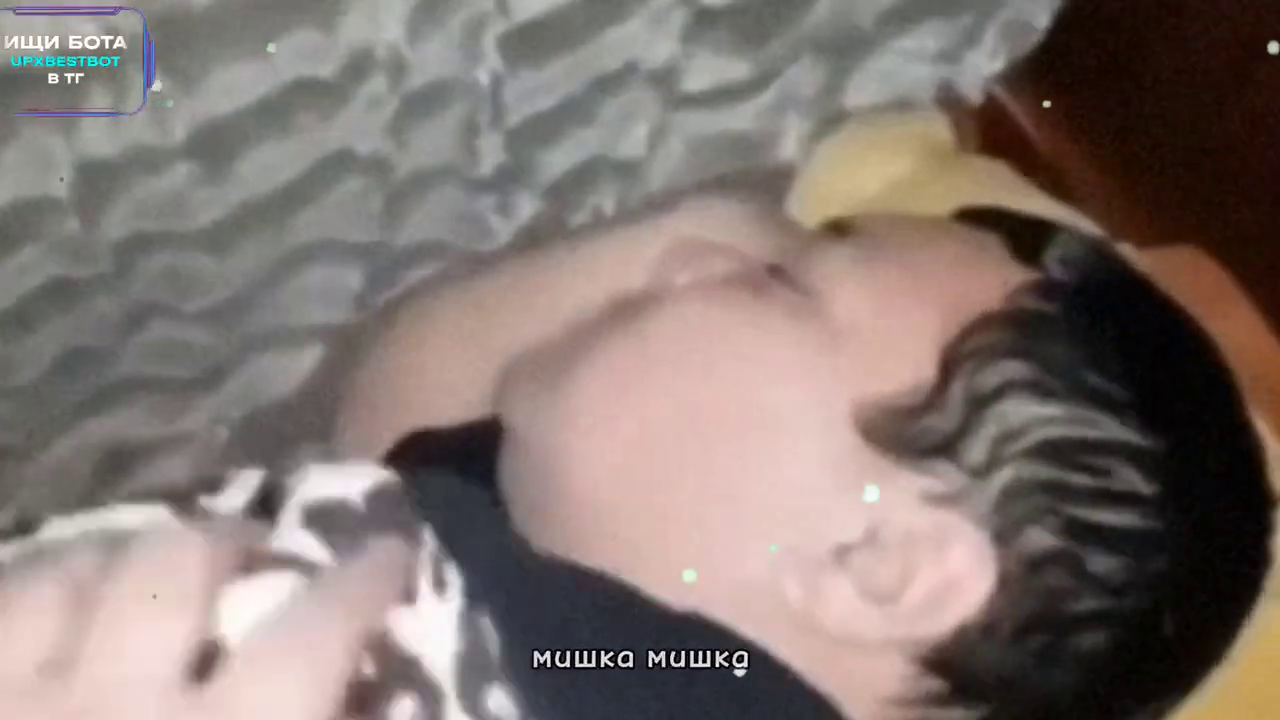
#> input picture frame 21 of SaTfIDP (python)/Labs/12/Misha.mp4, 1280 x 720 px
$ python lab12.py
#> lines starting #> are read from the running program, lines starting #| are printed output that depends on the picture; after the words box and inside, x2 and y2 are one past the last pixel; in counts of white or black regions, pixels touching at a corner belong together; pictures that were not available may be replaced by others from this repository, and a replacement may not be noted
import cv2

# Загрузка видеофайла
video_path = 'Misha.mp4'  # Укажите путь к вашему видео
cap = cv2.VideoCapture(video_path)

# Создание объекта для вычитания фона
background_subtractor = cv2.createBackgroundSubtractorMOG2()

while cap.isOpened():
    ret, frame = cap.read()
#> frame is the input picture: shape (720, 1280, 3); mean B, G, R 112.6, 117.4, 130.3

    if not ret:
        break

    # Применение метода вычитания фона к текущему кадру
    fg_mask = background_subtractor.apply(frame)
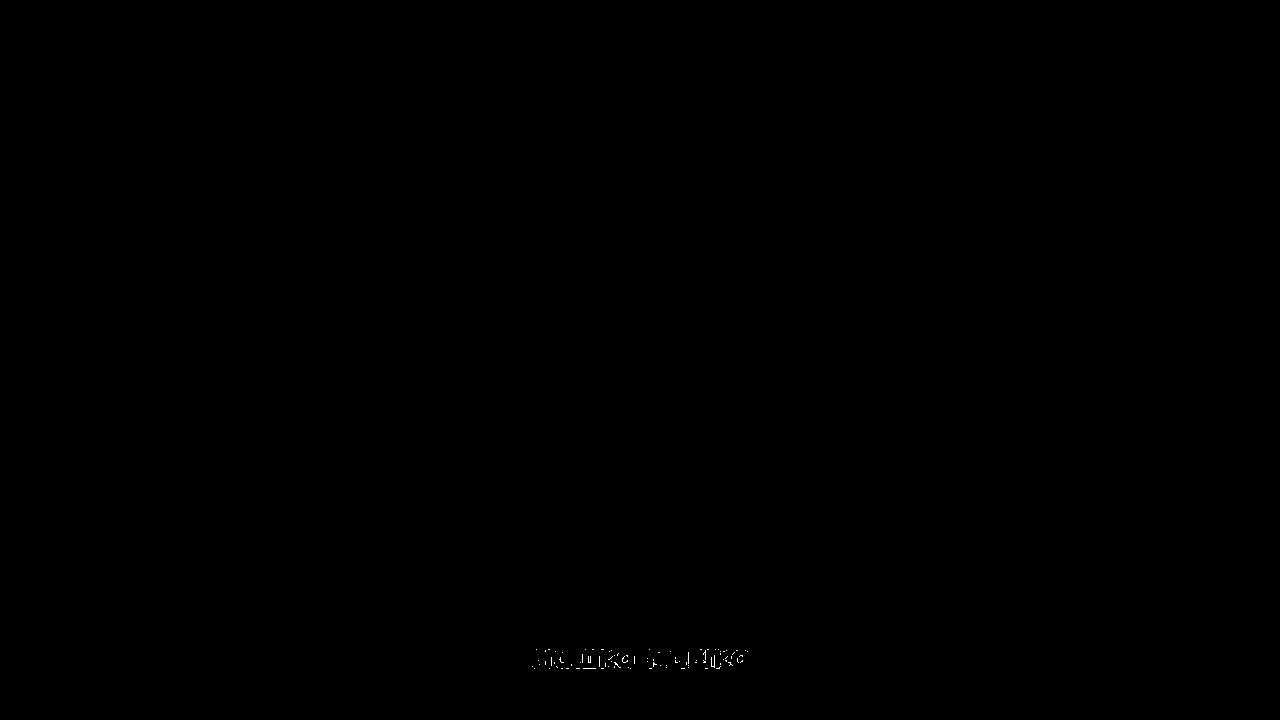
#> fg_mask: shape (720, 1280); values 127 (black) and 255 (white), 0.04% white in thin lines or dots, all inside (x1, y1, x2, y2) = (532, 649, 748, 669)

    # Применение порога для определения областей движения
    threshold = 50
    _, thresh = cv2.threshold(fg_mask, threshold, 255, cv2.THRESH_BINARY)
#> thresh: shape (720, 1280); every value is 255

    # Нахождение контуров объектов
    contours, _ = cv2.findContours(thresh, cv2.RETR_EXTERNAL, cv2.CHAIN_APPROX_SIMPLE)
#> contours = [[[0, 0], [0, 719], [1279, 719], [1279, 0]]]

    # Отображение контуров объектов
    for contour in contours:
        if cv2.contourArea(contour) > 100:  # Минимальная площадь объекта для отображения
            x, y, w, h = cv2.boundingRect(contour)
            cv2.rectangle(frame, (x, y), (x + w, y + h), (0, 255, 0), 2)
#> this loop made 1 pass
#> (contour, x, y, w, h) on pass 1: ([[0, 0], [0, 719], [1279, 719], [1279, 0]], 0, 0, 1280, 720)
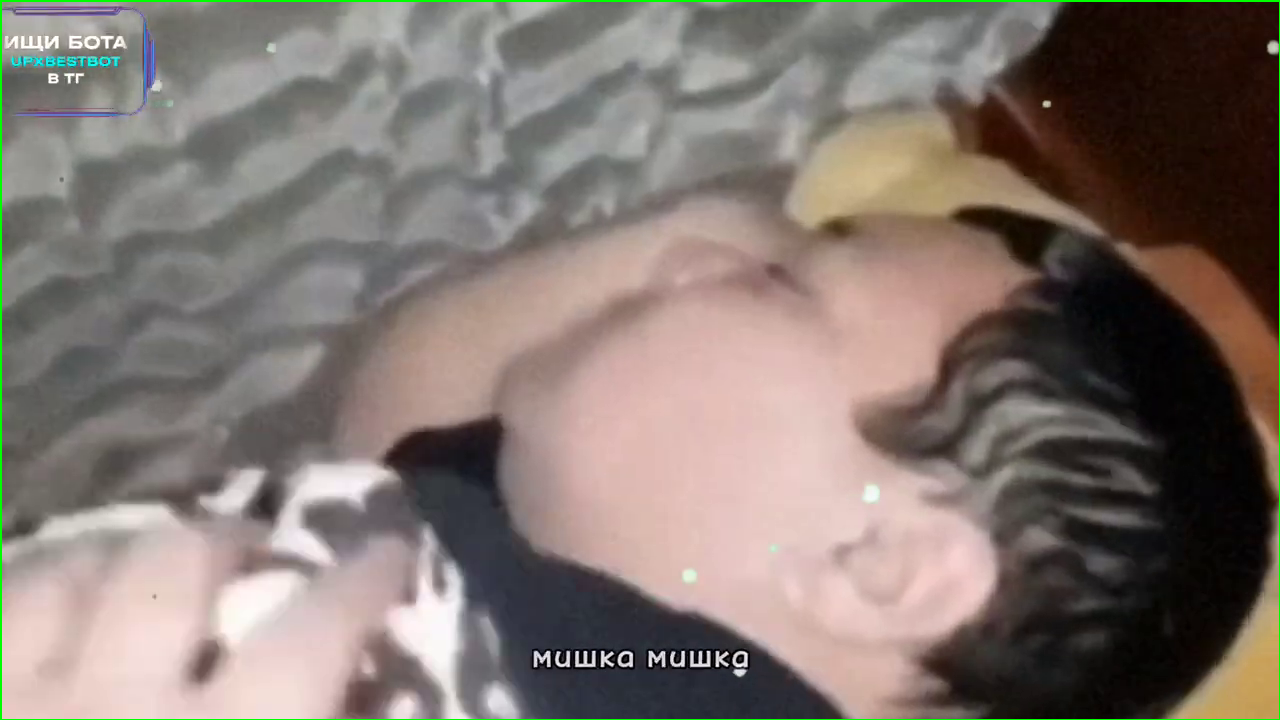
#> frame: shape (720, 1280, 3); 0.65% of pixels changed, all inside (x1, y1, x2, y2) = (0, 0, 1280, 720)

    # Отображение кадра с выделенными контурами
    cv2.imshow('Motion Detection', frame)

    if cv2.waitKey(30) & 0xFF == ord('q'):
#> (key q is pressed here)
        break

# Освобождение ресурсов
cap.release()
cv2.destroyAllWindows()

import numpy as np
import cv2

cap = cv2.VideoCapture('video.mp4')

# params for ShiTomasi corner detection
feature_params = dict(maxCorners=100, qualityLevel=0.3, minDistance=7, blockSize=7)

# Parameters for lucas kanade optical flow
lk_params = dict(winSize=(15, 15), maxLevel=2, criteria=(cv2.TERM_CRITERIA_EPS | cv2.TERM_CRITERIA_COUNT, 10, 0.03))
#> lk_params = {'winSize': (15, 15), 'maxLevel': 2, 'criteria': (3, 10, 0.03)}

# Create some random colors
color = np.random.randint(0, 255, (100, 3))

# Take first frame and find corners in it
ret, old_frame = cap.read()
old_gray = cv2.cvtColor(old_frame, cv2.COLOR_BGR2GRAY)
p0 = cv2.goodFeaturesToTrack(old_gray, mask=None, **feature_params)
#> p0 = 40 rows, first 8: [589, 663], [577, 664], [704, 663], [692, 664], [630, 664], [626, 656], [567, 664], [741, 656]

# Create a mask image for drawing purposes
mask = np.zeros_like(old_frame)

while True:
    ret, frame = cap.read()
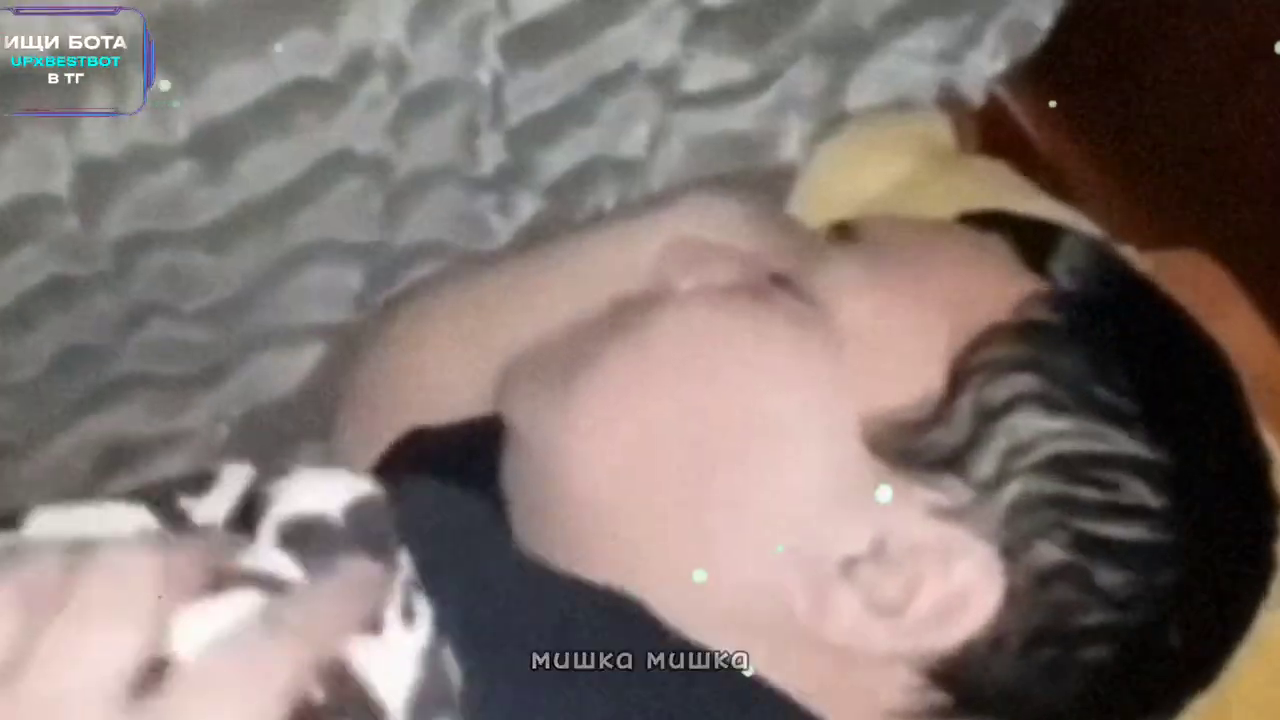
#> input picture frame 22 of SaTfIDP (python)/Labs/12/Misha.mp4, 1280 x 720 px, given in place of video.mp4, which was not available
#> frame is the input picture: shape (720, 1280, 3); mean B, G, R 111.7, 116.3, 129.3
    if not ret:
        break

    frame_gray = cv2.cvtColor(frame, cv2.COLOR_BGR2GRAY)

    # calculate optical flow
    p1, st, err = cv2.calcOpticalFlowPyrLK(old_gray, frame_gray, p0, None, **lk_params)
#> p1 = 40 rows, first 8: [587.8, 664.3], [576.2, 665.3], [702.9, 664.3], [691.3, 665.4], [628.8, 665.5], [624.7, 657.9], [565.7, 665.4], [723.5, 691.8]; st = 40 values from 1 to 1; err = 40 values, max 86.97 at index 7, min 0 at index 26, mean 34.43

    # Select good points
    good_new = p1[st == 1]
#> good_new = 40 pairs, first value 51 to 1049.8, second value 76 to 692.9
    good_old = p0[st == 1]
#> good_old = 40 pairs, first value 51 to 1044, second value 76 to 672

    # draw the tracks
    for i, (new, old) in enumerate(zip(good_new, good_old)):
        a, b = new.ravel().astype(int)
        c, d = old.ravel().astype(int)
        mask = cv2.line(mask, (a, b), (c, d), color[i].tolist(), 2)
        frame = cv2.circle(frame, (a, b), 5, color[i].tolist(), -1)
#> this loop made 40 passes
#> (new, a, b, c, d) on passes 1 to 8: ([587.8, 664.3], 587, 664, 589, 663), ([576.2, 665.3], 576, 665, 577, 664), ([702.9, 664.3], 702, 664, 704, 663), ([691.3, 665.4], 691, 665, 692, 664), ([628.8, 665.5], 628, 665, 630, 664), ([624.7, 657.9], 624, 657, 626, 656), ([565.7, 665.4], 565, 665, 567, 664), ([723.5, 691.8], 723, 691, 741, 656)
#> frame: shape (720, 1280, 3); mean B, G, R 111.9, 116.5, 129.5
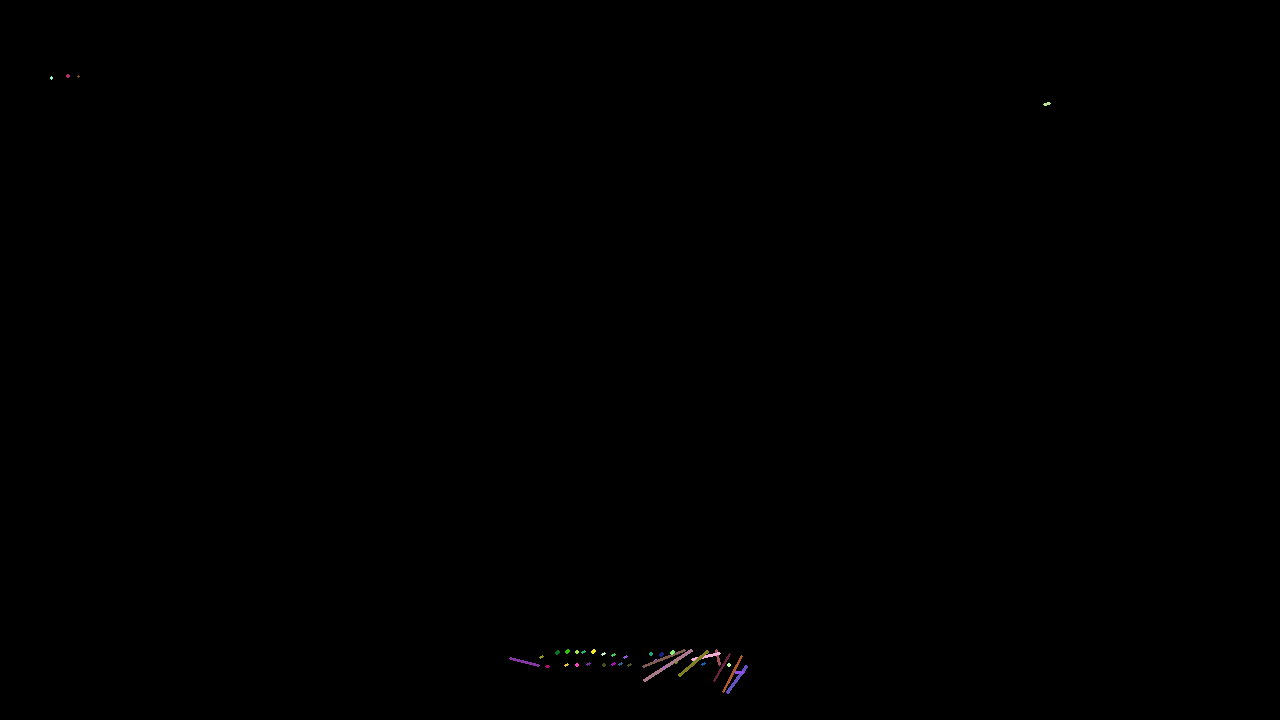
#> mask: shape (720, 1280, 3); mean of channels 0, 1, 2 0.2, 0.1, 0.2; drawn as B, G, R

    img = cv2.add(frame, mask)
    cv2.imshow('frame', img)

    k = cv2.waitKey(30) & 0xff
#> (key q is pressed here)
    if k == 27:
        break

    # Now update the previous frame and previous points
    old_gray = frame_gray.copy()
    p0 = good_new.reshape(-1, 1, 2)
#> p0 has the same summary as p1

cv2.destroyAllWindows()
cap.release()

$ run again, starting later in the video
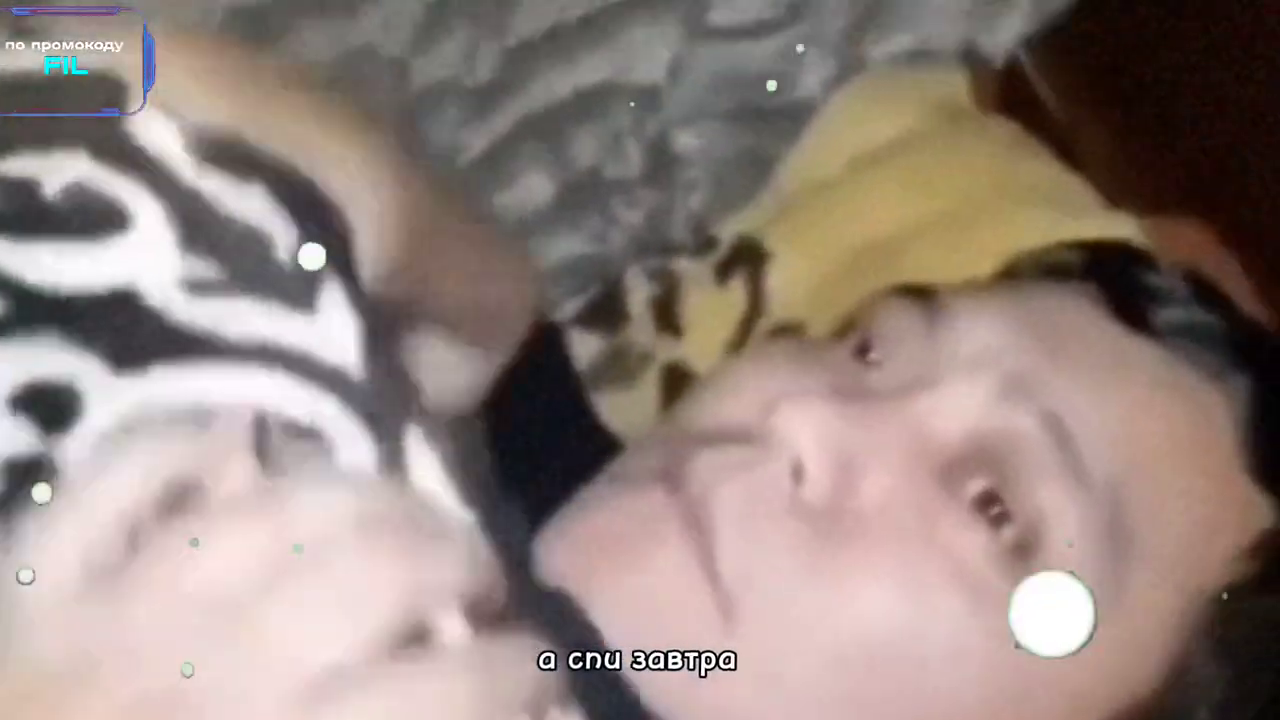
#> input picture frame 95 of SaTfIDP (python)/Labs/12/Misha.mp4, 1280 x 720 px
#> frame is the input picture: shape (720, 1280, 3); mean B, G, R 126.8, 132.9, 148.7
#> fg_mask: shape (720, 1280); values 127 (black) and 255 (white), 0.04% white in thin lines or dots, all inside (x1, y1, x2, y2) = (538, 650, 736, 672)
#> thresh: shape (720, 1280); every value is 255
#> contours = [[[0, 0], [0, 719], [1279, 719], [1279, 0]]]
#> the loop `for contour in contours:` made 1 pass
#> (contour, x, y, w, h) on pass 1: ([[0, 0], [0, 719], [1279, 719], [1279, 0]], 0, 0, 1280, 720)
#> after the loop `for contour in contours:`:
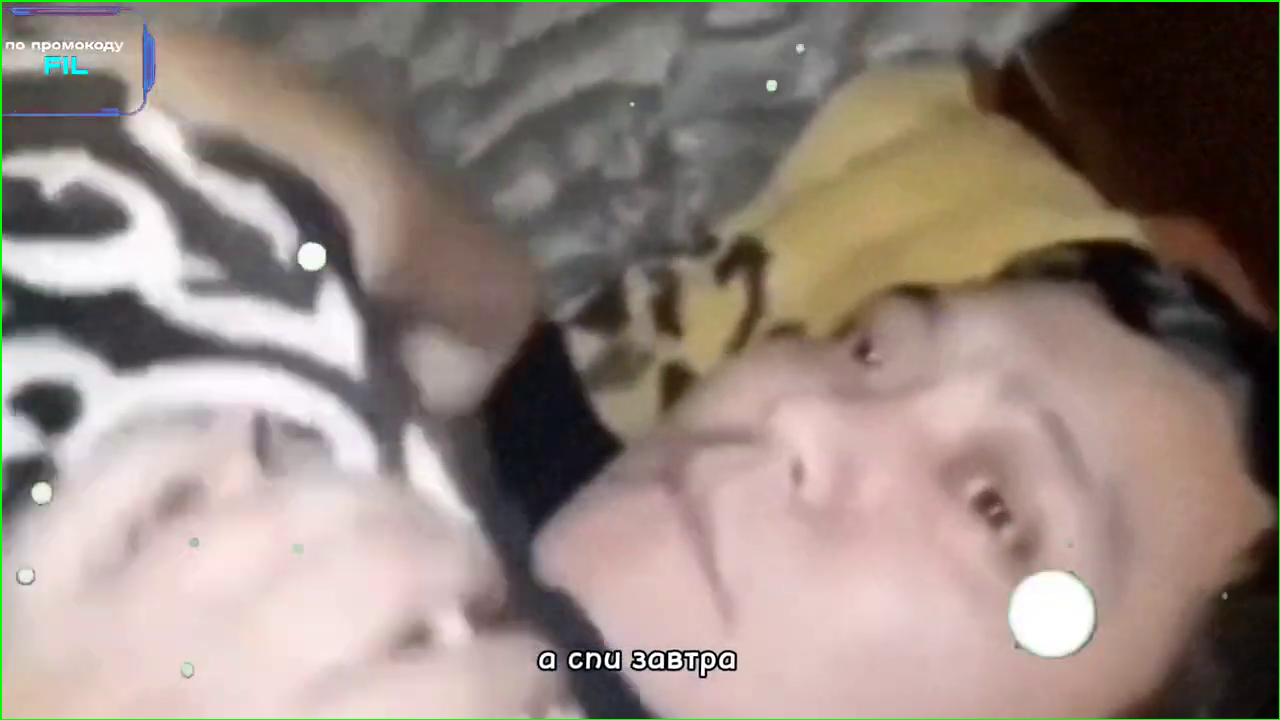
#> frame: shape (720, 1280, 3); 0.65% of pixels changed, all inside (x1, y1, x2, y2) = (0, 0, 1280, 720)
#> lk_params = {'winSize': (15, 15), 'maxLevel': 2, 'criteria': (3, 10, 0.03)}
#> `p0 = cv2.goodFeaturesToTrack(old_gray, mask=None, **feature_params)`: p0 = 37 rows, first 8: [698, 655], [670, 665], [634, 655], [707, 670], [702, 675], [657, 658], [684, 655], [671, 658]
#> p1 = 37 rows, first 8: [698.5, 655.3], [670.2, 665.3], [637.4, 656], [707.5, 670.3], [702.5, 675.3], [657.2, 658.3], [684.4, 655.3], [671.3, 658.3]; st = 37 values from 1 to 1; err = 37 values, max 99.86 at index 8, min 2.69 at index 35, mean 30.88
#> good_new = 37 pairs, first value 559.8 to 733.5, second value 652.2 to 675.3
#> good_old = 37 pairs, first value 542 to 733, second value 652 to 675
#> the loop `for i, (new, old) in enumerate(zip(good_new, good_old)):` made 37 passes
#> (new, a, b, c, d) on passes 1 to 8: ([698.5, 655.3], 698, 655, 698, 655), ([670.2, 665.3], 670, 665, 670, 665), ([637.4, 656], 637, 655, 634, 655), ([707.5, 670.3], 707, 670, 707, 670), ([702.5, 675.3], 702, 675, 702, 675), ([657.2, 658.3], 657, 658, 657, 658), ([684.4, 655.3], 684, 655, 684, 655), ([671.3, 658.3], 671, 658, 671, 658)
#> after the loop `for i, (new, old) in enumerate(zip(good_new, good_old)):`:
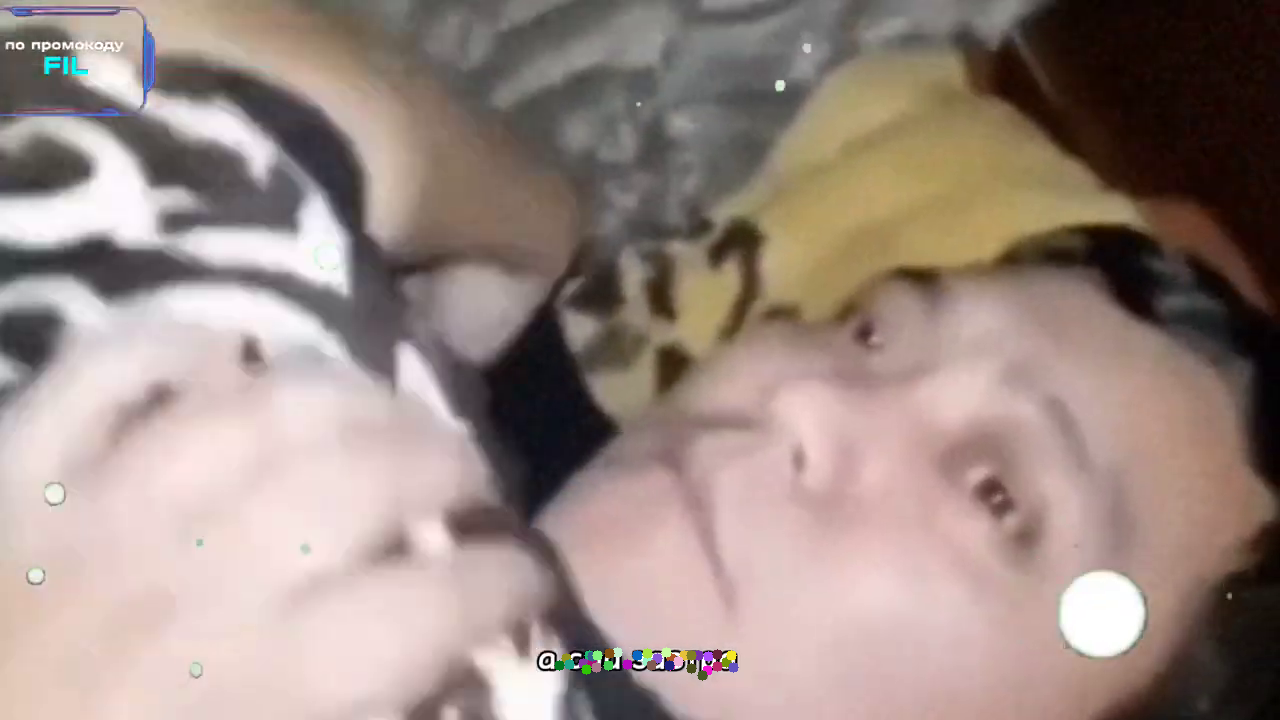
#> frame: shape (720, 1280, 3); mean B, G, R 131.8, 138.5, 155.9
#> `p0 = good_new.reshape(-1, 1, 2)`: p0 has the same summary as p1
